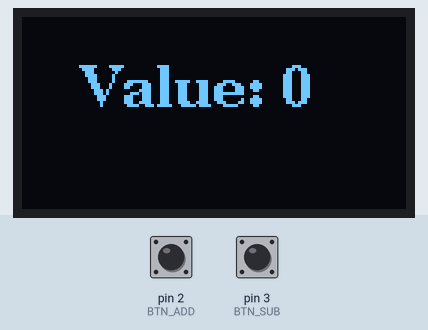
A sketch run on a simulated Arduino Uno, built with avr-gcc and run on an emulated ATmega328P. Parts: 128×64 one-colour display. The inputs (shaded band) are chosen by the test bench; at power-on: pin 2 (BTN_ADD) HIGH, pin 3 (BTN_SUB) HIGH.

Above: at 1.2 s.
1.3 s: pin 2 (BTN_ADD) pulled LOW for 0.15 s
At 2.1 s:
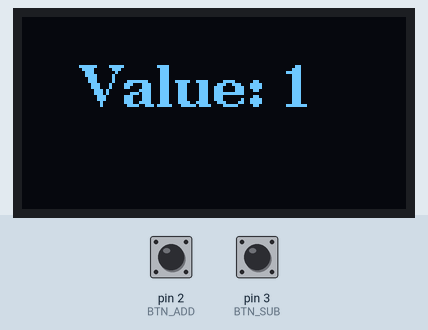
3.0 s: pin 2 (BTN_ADD) pulled LOW for 0.15 s
At 4.6 s:
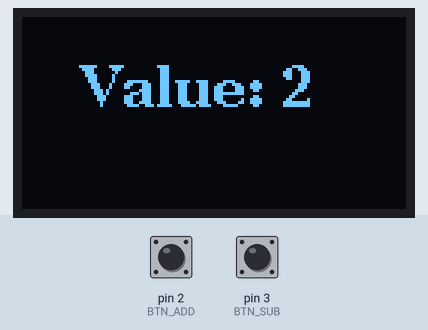
Timing chart, 0 to 6.1 s (numbered marks = the images above; inputs shaded):
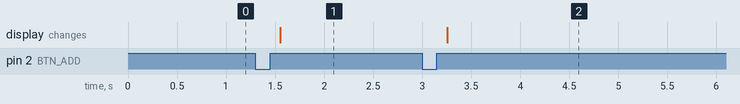

The sketch:

Ex1.2.3.ino
```cpp
#include <U8g2lib.h>
#include <Wire.h>
#include <OneButton.h>

U8G2_SSD1306_128X64_NONAME_F_HW_I2C u8g2(U8G2_R0, U8X8_PIN_NONE);
auto& screen = u8g2;

const int BTN_ADD = 2;
const int BTN_SUB = 3;

OneButton buttonAdd(BTN_ADD, true);
OneButton buttonSub(BTN_SUB, true);

int value = 0;

void setup() {
  screen.begin();

  buttonAdd.attachClick([]() {
    value++;
    display();
  });

  buttonSub.attachClick([]() {
    value--;
    display();
  });

  display();
}

void loop() {
  buttonAdd.tick();
  buttonSub.tick();
  delay(10);
}

void display() {
  screen.firstPage();
  do {
    screen.setFont(u8g2_font_ncenB14_tr);//设置字体，不设字体就不显示任何文字
    screen.setCursor(20, 30);
    screen.print("Value: ");
    screen.print(value);
  } while (screen.nextPage());
}
```

Measured:
- after the input at 1.3 s, the display: changes after 0.25 s (image 1)
- after the input at 3.0 s, the display: changes after 0.25 s (image 2)
